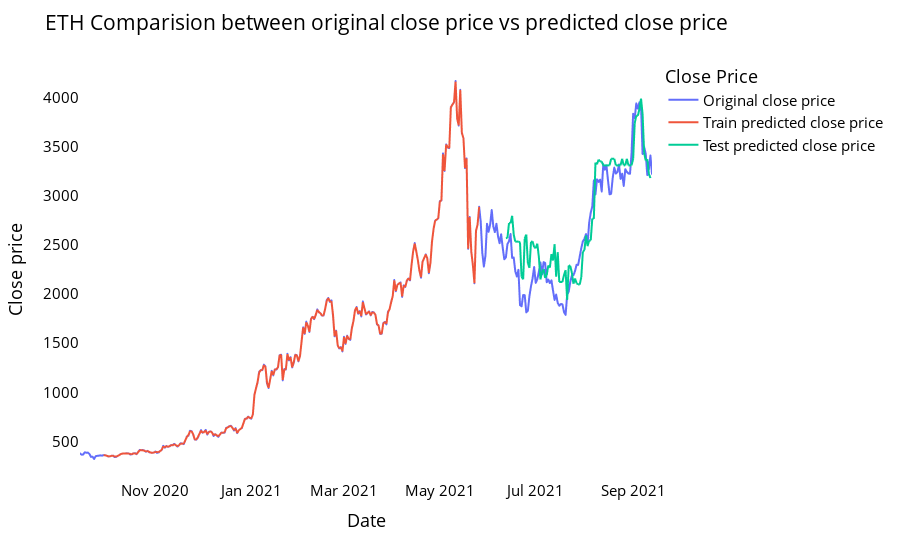

The cell this chart's notebook holds for it:
### Code cell
prediction_and_plot(closedf=closedf, close_stock=close_stock, train_predict=train_predict, test_predict=test_predict)

### Figure 1 — Plotly figure (JSON) as saved in the notebook; plotly's stock layout.template omitted (floating-point values rounded to 4 significant figures; data arrays with more than 128 entries replaced by an {"elided": "..."} marker saying what was removed)
{"data": [{"hovertemplate": "variable=original_close<br>Date=%{x}<br>Close price=%{y}<extra></extra>", "legendgroup": "original_close", "line": {"color": "#636efa", "dash": "solid"}, "marker": {"symbol": "circle"}, "mode": "lines", "name": "Original close price", "showlegend": true, "type": "scattergl", "x": {"elided": "362 str values"}, "xaxis": "x", "y": {"elided": "362 float values"}, "yaxis": "y"}, {"hovertemplate": "variable=train_predicted_close<br>Date=%{x}<br>Close price=%{y}<extra></extra>", "legendgroup": "train_predicted_close", "line": {"color": "#EF553B", "dash": "solid"}, "marker": {"symbol": "circle"}, "mode": "lines", "name": "Train predicted close price", "showlegend": true, "type": "scattergl", "x": {"elided": "362 str values"}, "xaxis": "x", "y": {"elided": "362 float values"}, "yaxis": "y"}, {"hovertemplate": "variable=test_predicted_close<br>Date=%{x}<br>Close price=%{y}<extra></extra>", "legendgroup": "test_predicted_close", "line": {"color": "#00cc96", "dash": "solid"}, "marker": {"symbol": "circle"}, "mode": "lines", "name": "Test predicted close price", "showlegend": true, "type": "scattergl", "x": {"elided": "362 str values"}, "xaxis": "x", "y": {"elided": "362 float values"}, "yaxis": "y"}], "layout": {"font": {"color": "black", "size": 15}, "legend": {"title": {"text": "Close Price"}, "tracegroupgap": 0}, "margin": {"t": 60}, "plot_bgcolor": "white", "title": {"text": "ETH Comparision between original close price vs predicted close price"}, "xaxis": {"anchor": "y", "domain": [0, 1], "showgrid": false, "title": {"text": "Date"}}, "yaxis": {"anchor": "x", "domain": [0, 1], "showgrid": false, "title": {"text": "Close price"}}}}
